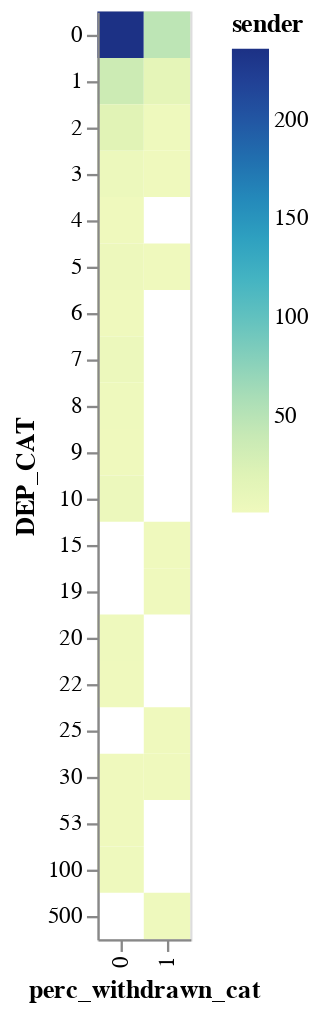

Here is the notebook cell this chart was saved with:
### Code cell
alt.Chart(df).mark_rect().encode(
    x=alt.X('perc_withdrawn_cat:O', sort=alt.EncodingSortField(order='ascending')),
    y=alt.Y('DEP_CAT:O', sort=alt.EncodingSortField(order='descending')),
    color='sender:Q'
)

### Figure 1 — Vega-Lite specification as saved in the notebook (floating-point values rounded to 4 significant figures)
{"config": {"view": {"continuousWidth": 400, "continuousHeight": 300}}, "data": {"name": "data-13665268786e45b5a480dc96bd76448f"}, "mark": "rect", "encoding": {"color": {"field": "sender", "type": "quantitative"}, "x": {"field": "perc_withdrawn_cat", "sort": {"order": "ascending"}, "type": "ordinal"}, "y": {"field": "DEP_CAT", "sort": {"order": "descending"}, "type": "ordinal"}}, "$schema": "https://vega.github.io/schema/vega-lite/v4.17.0.json", "datasets": {"data-13665268786e45b5a480dc96bd76448f": [{"DEP_CAT": 0, "perc_withdrawn_cat": 0, "sender": 236}, {"DEP_CAT": 0, "perc_withdrawn_cat": 1, "sender": 48}, {"DEP_CAT": 1, "perc_withdrawn_cat": 0, "sender": 36}, {"DEP_CAT": 1, "perc_withdrawn_cat": 1, "sender": 13}, {"DEP_CAT": 2, "perc_withdrawn_cat": 0, "sender": 18}, {"DEP_CAT": 2, "perc_withdrawn_cat": 1, "sender": 2}, {"DEP_CAT": 3, "perc_withdrawn_cat": 0, "sender": 4}, {"DEP_CAT": 3, "perc_withdrawn_cat": 1, "sender": 1}, {"DEP_CAT": 4, "perc_withdrawn_cat": 0, "sender": 1}, {"DEP_CAT": 5, "perc_withdrawn_cat": 0, "sender": 3}, {"DEP_CAT": 5, "perc_withdrawn_cat": 1, "sender": 1}, {"DEP_CAT": 6, "perc_withdrawn_cat": 0, "sender": 1}, {"DEP_CAT": 7, "perc_withdrawn_cat": 0, "sender": 4}, {"DEP_CAT": 8, "perc_withdrawn_cat": 0, "sender": 2}, {"DEP_CAT": 9, "perc_withdrawn_cat": 0, "sender": 1}, {"DEP_CAT": 10, "perc_withdrawn_cat": 0, "sender": 4}, {"DEP_CAT": 15, "perc_withdrawn_cat": 1, "sender": 1}, {"DEP_CAT": 19, "perc_withdrawn_cat": 1, "sender": 1}, {"DEP_CAT": 20, "perc_withdrawn_cat": 0, "sender": 2}, {"DEP_CAT": 22, "perc_withdrawn_cat": 0, "sender": 1}, {"DEP_CAT": 25, "perc_withdrawn_cat": 1, "sender": 1}, {"DEP_CAT": 30, "perc_withdrawn_cat": 0, "sender": 1}, {"DEP_CAT": 30, "perc_withdrawn_cat": 1, "sender": 1}, {"DEP_CAT": 53, "perc_withdrawn_cat": 0, "sender": 1}, {"DEP_CAT": 100, "perc_withdrawn_cat": 0, "sender": 2}, {"DEP_CAT": 500, "perc_withdrawn_cat": 1, "sender": 2}]}}
